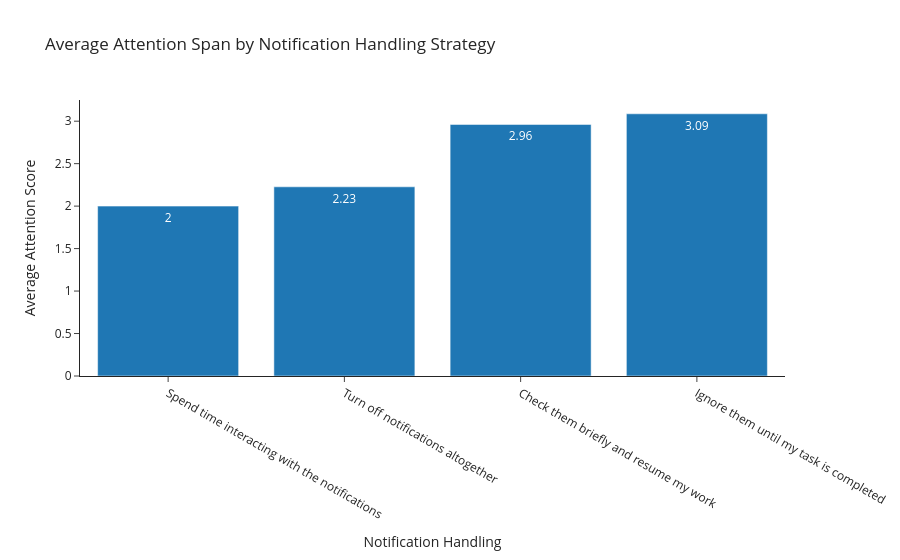

Notebook code for this chart:
### Markdown cell above
### 5.13. Barplot: Notification Handling vs Attention Span

### Code cell
notif_att = (
    df.groupby("Notification Handling", as_index=False)["Attention_Score"]
    .mean()
    .sort_values("Attention_Score")
)

fig7 = px.bar(
    notif_att,
    x="Notification Handling",
    y="Attention_Score",
    text=notif_att["Attention_Score"].round(2),
    title="Average Attention Span by Notification Handling Strategy",
    color_discrete_sequence=["#1f77b4"]
)

fig7.update_layout(
    template="simple_white",
    xaxis_title="Notification Handling",
    yaxis_title="Average Attention Score"
)

fig7.show()
fig7.write_image("barplot_notificaciones_atencion.png")

### Figure 1 — Plotly figure (JSON) as saved in the notebook; plotly's stock layout.template omitted (floating-point values rounded to 4 significant figures)
{"data": [{"hovertemplate": "Notification Handling=%{x}<br>Attention_Score=%{y}<br>text=%{text}<extra></extra>", "legendgroup": "", "marker": {"color": "#1f77b4", "pattern": {"shape": ""}}, "name": "", "orientation": "v", "showlegend": false, "text": [2.0, 2.23, 2.96, 3.09], "textposition": "auto", "type": "bar", "x": ["Spend time interacting with the notifications", "Turn off notifications altogether", "Check them briefly and resume my work", "Ignore them until my task is completed"], "xaxis": "x", "y": [2.0, 2.227, 2.962, 3.087], "yaxis": "y"}], "layout": {"barmode": "relative", "legend": {"tracegroupgap": 0}, "title": {"text": "Average Attention Span by Notification Handling Strategy"}, "xaxis": {"anchor": "y", "domain": [0, 1], "title": {"text": "Notification Handling"}}, "yaxis": {"anchor": "x", "domain": [0, 1], "title": {"text": "Average Attention Score"}}}}
